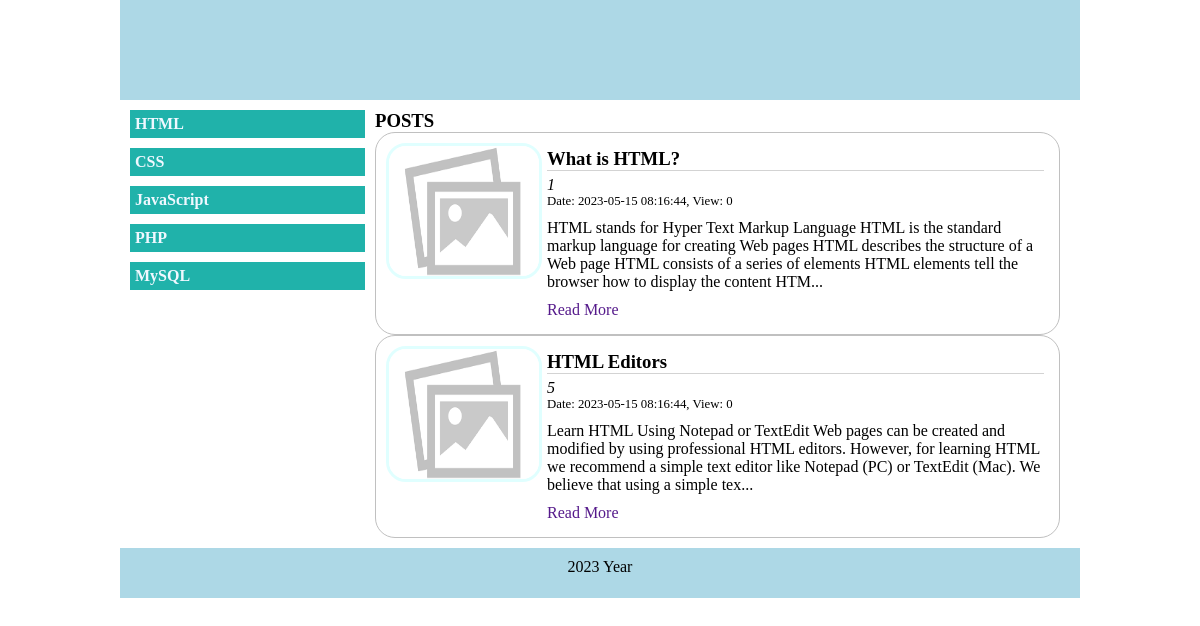
Screenshot of /?topic=1 with the database file from the repository.
### tables this page shows
CREATE TABLE `topics` (
  `id` int(3) UNSIGNED NOT NULL,
  `title` varchar(150) NOT NULL,
  `created_at` timestamp NOT NULL DEFAULT current_timestamp()
);

CREATE TABLE `posts` (
  `id` int(10) UNSIGNED NOT NULL,
  `user_id` int(10) UNSIGNED NOT NULL,
  `topic_id` int(3) UNSIGNED DEFAULT NULL,
  `title` varchar(200) NOT NULL,
  `text` text NOT NULL,
  `img_url` varchar(250) DEFAULT NULL,
  `created_at` timestamp NOT NULL DEFAULT current_timestamp(),
  `view` int(11) UNSIGNED NOT NULL DEFAULT 0
);

### blocks/content.php (the view)
<?php
    if(isset($_GET['topic'])){
        $topic_id = $_GET['topic'];
        $posts_query =  "SELECT * FROM posts WHERE topic_id= $topic_id";
    }else{
        $posts_query =  "SELECT * FROM posts ORDER BY ID DESC LIMIT 3";
    }
    $posts_result = mysqli_query($conn, $posts_query);
?>
<div class="content">
    <h3>POSTS</h3>
    <?php
        while($posts = mysqli_fetch_assoc($posts_result)){
    ?>
    <article>
        <div class="img">
            <img src="storage/posts/default.png" alt="">
        </div>
        <div class="post">
            <h3><?=$posts['title']?></h3>
            <div class="author">
                <?=$posts['user_id']?>
            </div>
            <div class="post-info">
                Date: <?=$posts['created_at']?>, View: <?=$posts['view']?>
            </div>
            <div class="description">
                <?=substr($posts['text'], 0, 250)."..."?>
            </div>
            <div class="read-more">
                <a href="">Read More</a>
            </div>
        </div>
    </article>
    <?php
        }
    ?>
</div>

### blocks/nav.php
<?php
    $topics_query = "SELECT id, title FROM topics";
    $topics_result = mysqli_query($conn, $topics_query);
?>
<nav>
    <ul>
        <?php
            while($topics = mysqli_fetch_assoc($topics_result)){
        ?>
        <li><a href="?topic=<?=$topics['id']?>"><?=$topics['title']?></a></li>
        <?php
            }
        ?>
    </ul>
</nav>

### style.css (style rules this page uses)
body { padding: 0; margin: 0; }
nav ul { list-style: none; margin: 0; padding: 0; }
nav ul li { background-color: lightseagreen; margin-bottom: 10px; }
nav ul li a { text-decoration: none; padding: 5px; display: block; font-weight: bold; color: aliceblue; }
.content { min-height: 200px; padding:0 10px; box-sizing: border-box; }
.content h3 { margin: 0; }
article { border: solid 1px silver; border-radius: 20px; padding: 10px; box-sizing: border-box; }
article .img { text-align: center; }
article .img img { width: 150px; height: 130px; border-radius: 20px; border: solid 3px lightcyan; }
article .post { width: 100%; padding: 5px; box-sizing: border-box; }
article .post h3 { padding: 0; margin: 0; margin-bottom: 5px; border-bottom: solid 1px lightgray; }
article .author { font-style: italic; }
article .post-info { font-size: 0.8em; }
article .description { margin-top: 10px; margin-bottom: 10px; }
article .read-more a { text-decoration: none; }
@media screen  and (min-width:600px) { nav { width: 25%; } }
@media screen  and (min-width:600px) { .content { width: 75%; } }
@media screen  and (min-width:600px) { article { display: flex; } }
@media screen  and (min-width:600px) { article .img { width: 200px; text-align: left; } }

### rows the page displays
topics: title "HTML"
topics: title "CSS"
topics: title "JavaScript"
topics: title "PHP"
topics: title "MySQL"
posts: title "What is HTML?", user "1", created_at "2023-05-15 08:16:44", view "0", text "HTML stands for Hyper Text Markup Language HTML is the standard markup language for creating Web pages HTML describes the structure of a Web page HTML consists of a series of elements HTML elements tell the browser how to display the content HTM"
posts: title "HTML Editors", user "5", created_at "2023-05-15 08:16:44", view "0", text "Learn HTML Using Notepad or TextEdit Web pages can be created and modified by using professional HTML editors. However, for learning HTML we recommend a simple text editor like Notepad (PC) or TextEdit (Mac). We believe that using a simple tex"
